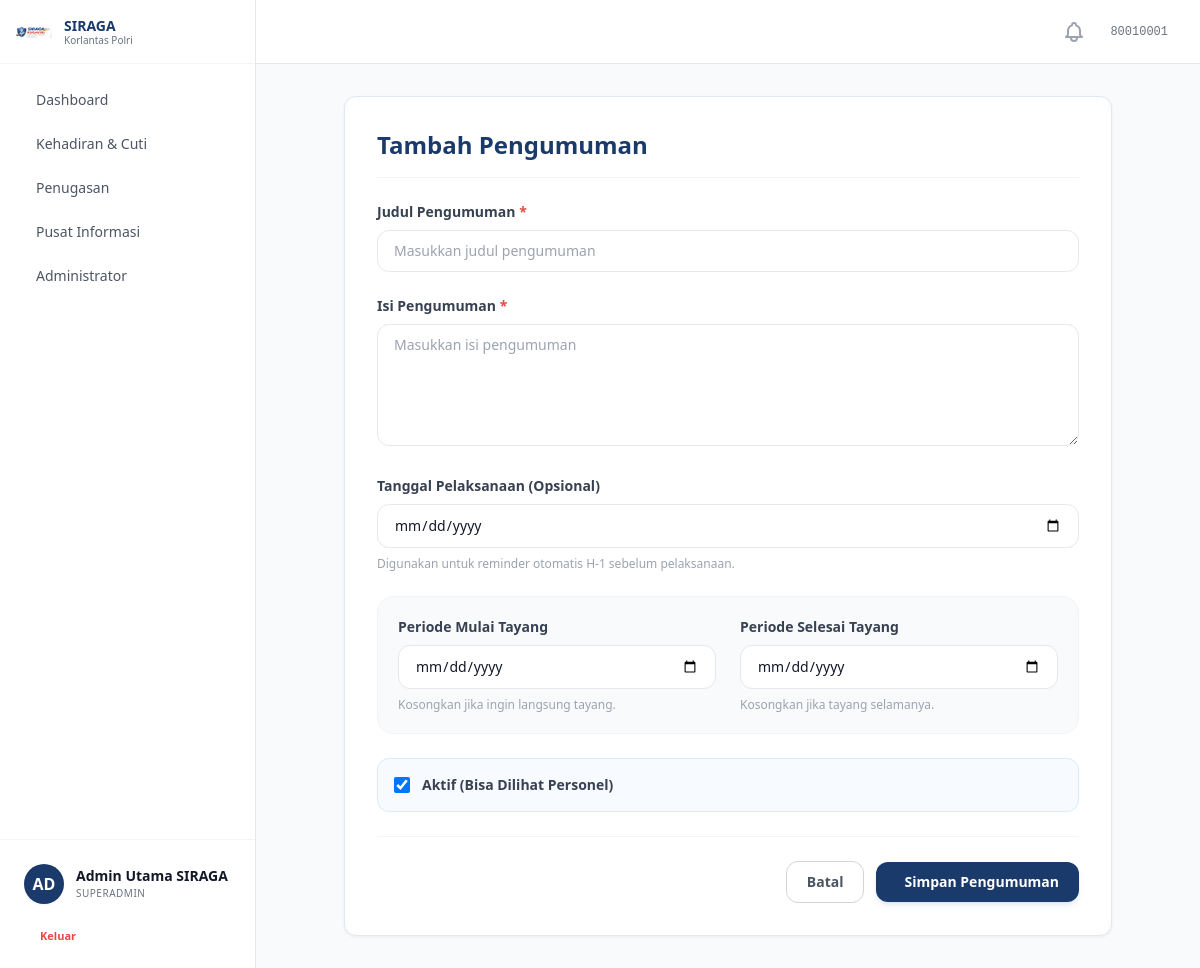
/pengumuman/tambah/ (signed in), run on the app's committed database.
### accounts/models.py (models this page shows, shortened)
class MenuItem(models.Model):
    label = models.CharField(max_length=100, verbose_name='Label')
    path = models.CharField(max_length=200, blank=True, verbose_name='Path / URL Name')
    icon = models.CharField(max_length=100, blank=True, verbose_name='Icon')
    parent = models.ForeignKey(
        'self', on_delete=models.CASCADE, null=True, blank=True,
        related_name='submenus', verbose_name='Parent Menu'
    )
    sort_order = models.IntegerField(default=0, verbose_name='Sort Order')
    is_active = models.BooleanField(default=True, verbose_name='Active')
    class Meta:
        verbose_name = 'Menu Item'
        verbose_name_plural = 'Menu Items'
        ordering = ['sort_order', 'label']
    def get_url(self):
        try:
            return reverse(self.path)
        except NoReverseMatch:
            return self.path

class Personel(AbstractBaseUser, PermissionsMixin):
    ROLE_CHOICES = [
        ('personel', 'Personel'),
        ('operator', 'Operator'),
        ('pimpinan', 'Pimpinan'),
        ('superadmin', 'Superadmin'),
    ]
    PANGKAT_CHOICES = [
        ('Bharada', 'Bharada'),
        ('Bhayangkara', 'Bhayangkara'),
        ('Bripda', 'Bripda'),
        ('Briptu', 'Briptu'),
        ('Brigpol', 'Brigpol'),
        ('Bripka', 'Bripka'),
        ('Aipda', 'Aipda'),
        ('Aiptu', 'Aiptu'),
        ('Ipda', 'Ipda'),
        ('Iptu', 'Iptu'),
        ('AKP', 'AKP'),
        ('Kompol', 'Kompol'),
        ('AKBP', 'AKBP'),
        ('Kombespol', 'Kombespol'),
        ('Brigjen Pol', 'Brigjen Pol'),
        ('Irjen Pol', 'Irjen Pol'),
        ('Komjen Pol', 'Komjen Pol'),
        ('Jenderal Pol', 'Jenderal Pol'),
    ]
    nrp = models.CharField(max_length=20, unique=True, verbose_name='NRP')
    nama_lengkap = models.CharField(max_length=200, verbose_name='Nama Lengkap')
    email = models.EmailField(blank=True, verbose_name='Email')
    no_hp = models.CharField(max_length=20, blank=True, verbose_name='No. HP')
    pangkat = models.CharField(max_length=50, choices=PANGKAT_CHOICES, blank=True, verbose_name='Pangkat')
    jabatan = models.CharField(max_length=200, blank=True, verbose_name='Jabatan')
    satker = models.ForeignKey(
        Satker, on_delete=models.SET_NULL, null=True, blank=True,
        related_name='personel', verbose_name='Satuan Kerja'
    )
    role = models.CharField(max_length=20, choices=ROLE_CHOICES, default='personel', verbose_name='Role')
    role_obj = models.ForeignKey(
        Role, on_delete=models.SET_NULL, null=True, blank=True,
        related_name='personel_set', verbose_name='Role (Object)'
    )
    foto = models.ImageField(upload_to='foto_personel/', blank=True, null=True, verbose_name='Foto')
    is_active = models.BooleanField(default=False)
    status_verifikasi = models.CharField(
        max_length=20,
        choices=[('pending', 'Pending'), ('approved', 'Approved')],
        default='pending'
    )
    is_staff = models.BooleanField(default=False)
    tanggal_bergabung = models.DateTimeField(auto_now_add=True)
    tanggal_nonaktif = models.DateTimeField(null=True, blank=True, verbose_name='Tanggal Dinonaktifkan')
    alasan_nonaktif = models.TextField(blank=True, verbose_name='Alasan Dinonaktifkan')
    objects = PersonelManager()
    USERNAME_FIELD = 'nrp'
    REQUIRED_FIELDS = ['nama_lengkap']
    class Meta:
        verbose_name = 'Personel'
        verbose_name_plural = 'Personel'
        ordering = ['nama_lengkap']
    @property
    def is_superadmin(self):
        if self.role_obj:
            return self.role_obj.nama.lower() == 'superadmin'
        return self.role == 'superadmin'

class Role(models.Model):
    nama = models.CharField(max_length=100, unique=True, verbose_name='Nama Role')
    deskripsi = models.TextField(blank=True, verbose_name='Deskripsi')
    dibuat_pada = models.DateTimeField(default=timezone.now, verbose_name='Dibuat Pada')
    menus = models.ManyToManyField(MenuItem, blank=True, related_name='roles', verbose_name='Menu Access')
    class Meta:
        verbose_name = 'Role'
        verbose_name_plural = 'Role'
        ordering = ['nama']

### pengumuman/views.py (the view)
# urls.py: path('tambah/', views.tambah_pengumuman, name='tambah'),
@login_required
def tambah_pengumuman(request):
    if not is_admin_or_pimpinan(request.user):
        messages.error(request, 'Anda tidak memiliki akses untuk menambah pengumuman.')
        return redirect('pengumuman:daftar')
    if request.method == 'POST':
        form = PengumumanForm(request.POST)
        if form.is_valid():
            pengumuman = form.save(commit=False)
            pengumuman.dibuat_oleh = request.user
            pengumuman.save()
            messages.success(request, 'Pengumuman berhasil ditambahkan.')
            return redirect('pengumuman:daftar')
    else:
        form = PengumumanForm()
    return render(request, 'pengumuman/form_pengumuman.html', {
        'form': form,
        'title': 'Tambah Pengumuman',
        'is_admin': True,
        'active_nav': 'pengumuman'
    })

### accounts/context_processor.py (called while the page is built)
def jumlah_verifikasi(request):
    if request.user.is_authenticated and (request.user.is_superadmin or request.user.is_operator):
        count = Personel.objects.filter(status_verifikasi='pending').count()
        return {'jumlah_pending_verifikasi': count}
    return {'jumlah_pending_verifikasi': 0}

### notifikasi/context_processors.py (called while the page is built)
def notifikasi_unread_count(request):
    if request.user.is_authenticated:
        count = Notifikasi.objects.filter(user=request.user, is_read=False).count()
        return {'notif_unread_count': count}
    return {'notif_unread_count': 0}

### pengumuman/views.py (called while the page is built)
def is_admin_or_pimpinan(user):
    return getattr(user, 'role', '') in ['superadmin', 'operator', 'pimpinan']

### sprin/context_processors.py (called while the page is built)
def user_role(request):
    role = request.session.get('user_role', 'Operator')
    if role not in ['Operator', 'SDM', 'Pimpinan']:
        role = 'Operator'
    return {'user_role': role}

### pengumuman/templates/pengumuman/form_pengumuman.html (shortened to what this page needs)
{% extends 'base.html' %}
{% load static %}
{% block content %}
<div class="card p-8 max-w-3xl mx-auto">
    <div class="mb-6 pb-4 border-b border-gray-100 flex items-center justify-between">
        <h2 class="text-2xl font-bold text-[#1a3a6b]">{{ title }}</h2>
    </div>
    <form method="post" novalidate class="space-y-6">
        <div>
            <label class="block text-sm font-bold text-gray-700 mb-2">Judul Pengumuman <span class="text-red-500">*</span></label>
            {{ form.judul }}
        </div>
        <div>
            <label class="block text-sm font-bold text-gray-700 mb-2">Isi Pengumuman <span class="text-red-500">*</span></label>
            {{ form.isi }}
        </div>
        <div>
            <label class="block text-sm font-bold text-gray-700 mb-2">Tanggal Pelaksanaan (Opsional)</label>
            {{ form.tanggal_pelaksanaan }}
            <p class="text-xs text-gray-400 mt-2">Digunakan untuk reminder otomatis H-1 sebelum pelaksanaan.</p>
        </div>
        <div class="grid grid-cols-1 md:grid-cols-2 gap-6 bg-gray-50 p-5 rounded-2xl border border-gray-100">
            <div>
                <label class="block text-sm font-bold text-gray-700 mb-2">Periode Mulai Tayang</label>
                {{ form.periode_mulai }}
                <p class="text-xs text-gray-400 mt-2">Kosongkan jika ingin langsung tayang.</p>
            </div>
            <div>
                <label class="block text-sm font-bold text-gray-700 mb-2">Periode Selesai Tayang</label>
                {{ form.periode_selesai }}
                <p class="text-xs text-gray-400 mt-2">Kosongkan jika tayang selamanya.</p>
            </div>
        </div>
        <div class="flex items-center gap-3 bg-blue-50/50 p-4 rounded-xl border border-blue-100">
            {{ form.is_active }}
            <label for="{{ form.is_active.id_for_label }}" class="text-sm font-semibold text-gray-700 cursor-pointer">
                Aktif (Bisa Dilihat Personel)
            </label>
        </div>
        <div class="pt-6 border-t border-gray-100 flex items-center justify-end gap-3">
            <a href="{% url 'pengumuman:daftar' %}" class="px-5 py-2.5 rounded-xl border border-gray-300 text-gray-600 text-sm font-bold hover:bg-gray-50 transition-colors">
                Batal
            </a>
            <button type="submit" class="px-5 py-2.5 rounded-xl bg-[#1a3a6b] hover:bg-[#2d5da6] shadow-md shadow-blue-900/10 text-white text-sm font-bold transition-colors flex items-center gap-2">
                 Simpan Pengumuman
            </button>
        </div>
    </form>
</div>
{% endblock %}

### templates/base.html (shortened to what this page needs)
{% load static %}
<!DOCTYPE html>
<html lang="id" class="h-full">
<head>
  <script src="https://cdn.tailwindcss.com"></script>
  <link rel="stylesheet" href="{% static 'css/custom.css' %}" />
</head>
<body class="h-full bg-gray-50 text-gray-900 antialiased" x-data="{ sidebarOpen: true }">
  {% if user.is_authenticated %}
  <div class="flex h-screen overflow-hidden">
    <aside
      :class="sidebarOpen ? 'w-64' : 'w-20'"
      class="flex flex-col bg-white border-r border-gray-200 transition-all duration-300 ease-in-out z-20 overflow-x-hidden"
    >
      <div class="flex h-16 items-center justify-between px-4 border-b border-gray-100 shrink-0">
        <div class="flex items-center gap-3" x-show="sidebarOpen" x-transition:enter.opacity.duration.300ms>
          {% load static %}
          <img src="{% static 'images/logo-siraga.png' %}" alt="SIRAGA" class="w-9 h-9 object-contain" />
          <div>
            <p class="text-sm font-bold text-[#1a3a6b] leading-tight">SIRAGA</p>
            <p class="text-[10px] text-gray-500 leading-tight">Korlantas Polri</p>
          </div>
        </div>
        <button @click="sidebarOpen = !sidebarOpen"
                class="p-2 rounded-lg text-gray-400 hover:bg-gray-100 hover:text-primary transition-colors shrink-0"
                :class="!sidebarOpen ? 'mx-auto' : ''">
        </button>
      </div>
      <div class="flex-1 overflow-y-auto py-4 px-3 space-y-1 custom-scrollbar">
        {% for menu in sidebar_menus %}
          {% if not menu.submenus.all %}
            <a href="{{ menu.get_url }}"
               class="flex items-center gap-3 px-3 py-2.5 rounded-xl transition-all group hover:bg-primary/5"
               :class="!sidebarOpen ? 'justify-center' : ''">
              <span x-show="sidebarOpen" x-transition.opacity class="text-sm font-medium text-gray-600 group-hover:text-primary whitespace-nowrap">
                {{ menu.label }}
              </span>
            </a>
          {% else %}
            <div x-data="{ dropdownOpen: false }">
              <button @click="dropdownOpen = !dropdownOpen"
                      class="w-full flex items-center justify-between px-3 py-2.5 rounded-xl transition-all group hover:bg-primary/5"
                      :class="!sidebarOpen ? 'justify-center' : ''">
                <div class="flex items-center gap-3">
                  <span x-show="sidebarOpen" x-transition.opacity class="text-sm font-medium text-gray-600 group-hover:text-primary whitespace-nowrap">
                    {{ menu.label }}
                  </span>
                </div>
              </button>
            </div>
          {% endif %}
        {% endfor %}
      </div>
      <div class="mt-auto border-t border-gray-100 p-4 shrink-0">
        <a href="{% url 'accounts:profil' %}"
           class="flex items-center gap-3 p-2 rounded-xl hover:bg-gray-50 transition-all group"
           :class="!sidebarOpen ? 'justify-center' : ''">
          <div class="flex h-10 w-10 shrink-0 items-center justify-center rounded-full bg-primary text-white font-bold group-hover:ring-4 group-hover:ring-primary/10 transition-all shadow-sm">
            {% if user.foto %}
              <img src="{{ user.foto.url }}" class="h-10 w-10 rounded-full object-cover" alt="Foto Profil">
            {% else %}
              {{ user.nama_lengkap|slice:":2"|upper }}
            {% endif %}
          </div>
          <div x-show="sidebarOpen" x-transition.opacity class="flex flex-col overflow-hidden whitespace-nowrap">
            <span class="text-sm font-semibold text-gray-900 truncate">{{ user.nama_lengkap }}</span>
            <span class="text-[10px] text-gray-500 truncate uppercase tracking-wider font-medium">{{ user.role_obj.nama}}</span>
          </div>
        </a>
        <form action="{% url 'accounts:logout' %}" method="POST" class="mt-2">
          <button type="submit"
                  class="flex w-full items-center gap-3 px-3 py-2 text-[11px] font-bold text-red-500 hover:bg-red-50 rounded-lg transition-colors"
                  :class="!sidebarOpen ? 'justify-center' : ''">
            <span x-show="sidebarOpen" x-transition.opacity>Keluar</span>
          </button>
        </form>
      </div>
    </aside>
    <main class="flex-1 flex flex-col min-w-0 bg-gray-50 overflow-hidden">
      <header class="h-16 bg-white border-b border-gray-200 flex items-center justify-between px-8 shrink-0">
        <div class="flex items-center gap-4">
          <div class="relative" id="notification-dropdown-wrapper">
              <button type="button" id="notification-btn" class="relative p-2 text-gray-400 hover:text-[#1a3a6b] transition-colors focus:outline-none">
              </button>
          </div>
          <span class="text-xs text-gray-500 font-mono">{{ user.nrp }}</span>
        </div>
      </header>
      <div class="flex-1 overflow-y-auto p-8 custom-scrollbar">
        {% block content %}{% endblock %}
      </div>
    </main>
  </div>
  {% else %}
      {% block full_page %}{% endblock %}
  {% endif %}
</body>
</html>

### static/css/custom.css (style rules this page uses)
html { scroll-behavior: smooth; }
.card { background: white; border: 1px solid #e2e8f0; border-radius: 12px; box-shadow: 0 1px 3px rgba(0,0,0,0.06); }

### data on the page
MenuItem: label "Dashboard"
MenuItem: label "Kehadiran & Cuti"
MenuItem: label "Penugasan"
MenuItem: label "Pusat Informasi"
MenuItem: label "Administrator"
Personel: nama_lengkap "AD", nama_lengkap "Admin Utama SIRAGA", role_obj.nama "SUPERADMIN", nrp "80010001"

### other printed values
{{ title }} "Tambah Pengumuman"
